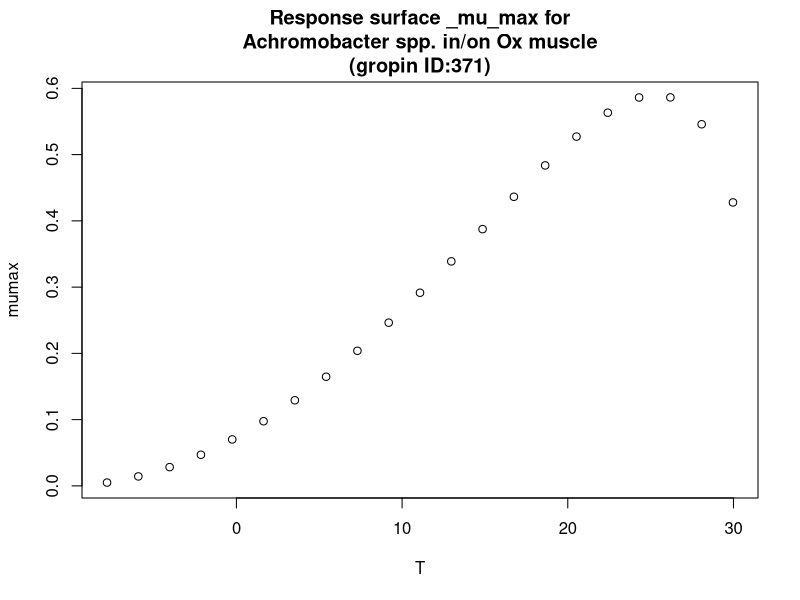

Reproduce this figure in R.
#############################
# start of Parameter script
#############################
T <- seq(-7.8078,29.97002997003,length.out=21)
#############################
# end of Parameter script
#############################
############################# 
# start of Model script Gropin ID 371 
#############################
 
# constant coefficients for this model
 
variables <- data.frame(T)
argumentsPar <- unique.data.frame(expand.grid(variables))
 
# heart of the model
response_surface <- function(T) {
   mumax <-(5.9*(10^-1)*(T-32.4)*((T+10.5)^2))/((25.3+10.5)*((25.3+10.5)*(T-25.3)-(25.3-32.4)*(25.3-10.5-2*T)))

	return(mumax=mumax)
} 

# output parameters
responseSurface <- cbind(argumentsPar,response_surface(argumentsPar['T']))
colnames(responseSurface) <- c(colnames(argumentsPar),'mumax')
#############################
# End of Model script
#############################
############################# 
# start of Visualisation script Gropin ID 371 
#############################
titleText <-'Response surface _mu_max for
Achromobacter spp. in/on Ox muscle
(gropin ID:371)'
plot(T,responseSurface$'mumax',xlab='T',
                          ylab='mumax',main=titleText)
#############################
# End of Visualisation script
#############################
